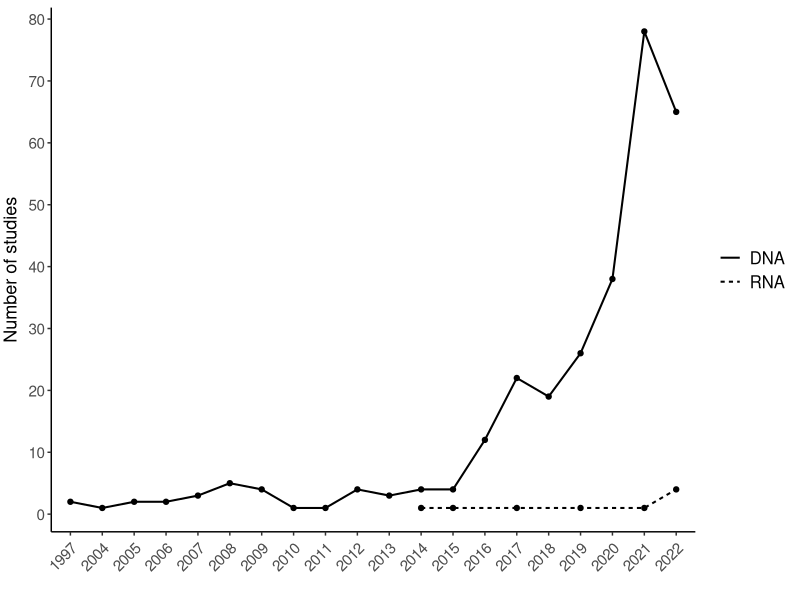

Reproduce this figure in R. (Note: this script raises an error after producing the figure.)
##########################################################
####Figure 1 - time series eDNA/RNA and VennDiagram ######
##########################################################

#Time series 

library(tidyverse)
library(dplyr)
library(ggplot2)

#### General data setup ####
data<- read.csv("eDNA_RNA_meta_0515.csv")

#Setting common patterns both time series
set<- theme(axis.text.x=element_text(angle=45,vjust = 0.9, hjust=1, size = 11),
            axis.text.y=element_text(size = 11),
            axis.ticks = element_line(linewidth = 0.5),
            axis.title.y = element_text(size = 13, vjust = 2),
            legend.title = element_blank(),
            legend.text = element_text(size=12))

#### Time series - eDNA eRNA ####
unique(data$year)
data$year<- as.character(data$year)
unique(data$DNA_RNA)

#Separating papers with more than 1 type (one each row)
data_time_type<- data%>%
  mutate(DNA_RNA = strsplit(as.character(DNA_RNA), ", ")) %>%
  unnest(DNA_RNA)
unique(data_time_type$DNA_RNA) 

data_time_type<- data_time_type %>% #filtering only variables for this plot
  select(year, DNA_RNA)

#Counting studies
data_time_type<- data_time_type %>%
  group_by(year, DNA_RNA)%>%
  summarise(count = n())

#Plot time series per eDNA/RNA
time_eDNA_RNA<- ggplot(data_time_type, aes(x=year, y=count, linetype=DNA_RNA, group=DNA_RNA))+
  geom_line(linewidth=0.7)+
  geom_point()+
  labs(x="", y="Number of studies")+
  theme_classic()+
  scale_x_discrete(breaks=data_time_type$year)+
  scale_y_continuous(breaks =c(0,10,20,30,40,50,60,70,80))+
  set

# save plot
ggsave('timeseries_eDNA_RNA.pdf', time_eDNA_RNA,
       width = 21, height = 13, units = c('cm'),
       dpi = 600)

#VennDiagram eDNA/eRNA

data_venn_dnarna<- data%>%
  select("DNA, RNA")

venn_dnarna_table<- vennCounts(data_venn_dnarna)

pdf(file = "venn_dnarna.pdf", width = 13, height = 12)

vennDiagram(venn_dnarna_table,
                          circle.col = c("violet", "blue"))
dev.off()
